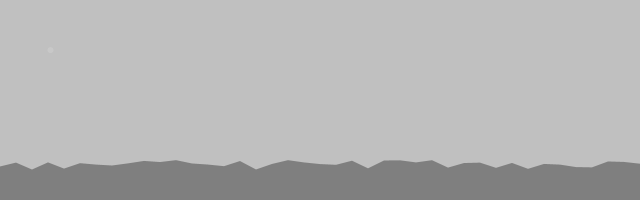
Frame 1 (no input)
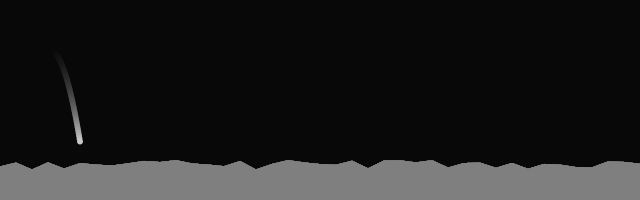
Frame 60 (the mouse pressed at the canvas centre just before this capture)
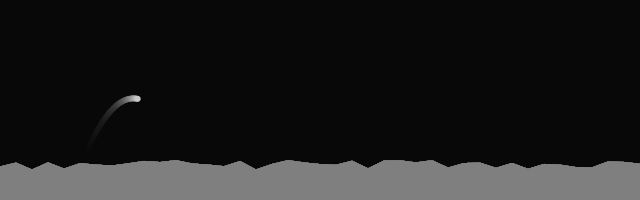
Frame 120 (the mouse held since frame 60 and released just before this capture)

The Processing sketch that drew these frames (run headless with seeded random() and noise(); from frame 60 on, the mouse is pressed at the canvas centre):

// Processing sketch: Reflection2
// ── Reflection2.pde
/**
 * Non-orthogonal Collision with Multiple Ground Segments
 * by Ira Greenberg.
 * 
 * Based on Keith Peter's Solution in 
 * Foundation Actionscript Animation: Making Things Move!
 */

Orb orb;
PVector velocity;
float gravity = 0.05, damping = 0.8;
int segments = 40;
Ground[] ground = new Ground[segments];
float[] peakHeights = new float[segments + 1];

void setup() {
  size(640, 200);
  
  smooth();
  
  orb = new Orb(50, 50, 3);
  velocity = new PVector(.5, 0);
  
  // Calculate ground peak heights 
  for (int i = 0; i < peakHeights.length; i++) {
    peakHeights[i] = random(height - 40, height - 30);
  }
  
  /* Float value required for segment width (segs) 
   calculations so the ground spans the entire 
   display window, regardless of segment number. */
  float segs = segments;
  for (int i = 0; i < segments; i++) {
    ground[i] = new Ground(width / segs * i, peakHeights[i], 
    width / segs * (i + 1), peakHeights[i + 1]);
  }
}

void draw() {
  // Background
  noStroke();
  fill(0, 15);
  rect(0, 0, width, height);
  
  // Move orb
  orb.x += velocity.x;
  velocity.y += gravity;
  orb.y += velocity.y;
  
  // Draw ground
  fill(127);
  beginShape();
  for (int i = 0; i < segments; i++) {
    vertex(ground[i].x1, ground[i].y1);
    vertex(ground[i].x2, ground[i].y2);
  }
  vertex(ground[segments - 1].x2, height);
  vertex(ground[0].x1, height);
  endShape(CLOSE);
  
  // Draw orb
  noStroke();
  fill(200);
  ellipse(orb.x, orb.y, orb.r * 2, orb.r * 2);
  
  // Collision detection
  checkWallCollision();
  for (int i = 0; i < segments; i++) {
    checkGroundCollision(ground[i]);
  }
}

void checkWallCollision() {
  if (orb.x > width - orb.r) {
    orb.x = width - orb.r;
    velocity.x *= -1;
    velocity.x *= damping;
  } else if (orb.x < orb.r) {
    orb.x = orb.r;
    velocity.x *= -1;
    velocity.x *= damping;
  }
}

void checkGroundCollision(Ground groundSegment) {
  // Get difference between orb and ground
  float deltaX = orb.x - groundSegment.x;
  float deltaY = orb.y - groundSegment.y;
  
  // Precalculate trig values
  float cosine = cos(groundSegment.rot);
  float sine = sin(groundSegment.rot);
  
  /* Rotate ground and velocity to allow 
   orthogonal collision calculations */
  float groundXTemp = cosine * deltaX + sine * deltaY;
  float groundYTemp = cosine * deltaY - sine * deltaX;
  float velocityXTemp = cosine * velocity.x + sine * velocity.y;
  float velocityYTemp = cosine * velocity.y - sine * velocity.x;
  
  /* Ground collision - check for surface 
   collision and also that orb is within 
   left/rights bounds of ground segment */
  if (groundYTemp > -orb.r 
      && orb.x > groundSegment.x1 
      && orb.x < groundSegment.x2 ) {
	
    // keep orb from going into ground
    groundYTemp = -orb.r;
    // bounce and slow down orb
    velocityYTemp *= -1.0;
    velocityYTemp *= damping;
  }
  
  // Reset ground, velocity and orb
  deltaX = cosine * groundXTemp - sine * groundYTemp;
  deltaY = cosine * groundYTemp + sine * groundXTemp;
  velocity.x = cosine * velocityXTemp - sine * velocityYTemp;
  velocity.y = cosine * velocityYTemp + sine * velocityXTemp;
  orb.x = groundSegment.x + deltaX;
  orb.y = groundSegment.y + deltaY;
}

// ── Ground.pde
class Ground {
  float x1, y1, x2, y2;
  float x, y, len, rot;
  
  // Default constructor
  Ground() {
  }
  
  // Constructor
  Ground(float x1, float y1, float x2, float y2) {
    this.x1 = x1;
    this.y1 = y1;
    this.x2 = x2;
    this.y2 = y2;
    x = (x1 + x2) / 2;
    y = (y1 + y2) / 2;
    len = dist(x1, y1, x2, y2);
    rot = atan2((y2 - y1), (x2 - x1));
  }
}

// ── Orb.pde
class Orb {
  float x, y, r;
  
  // Default constructor
  Orb() {
  }
  
  Orb(float x, float y, float r) {
    this.x = x;
    this.y = y;
    this.r = r;
  }
}
